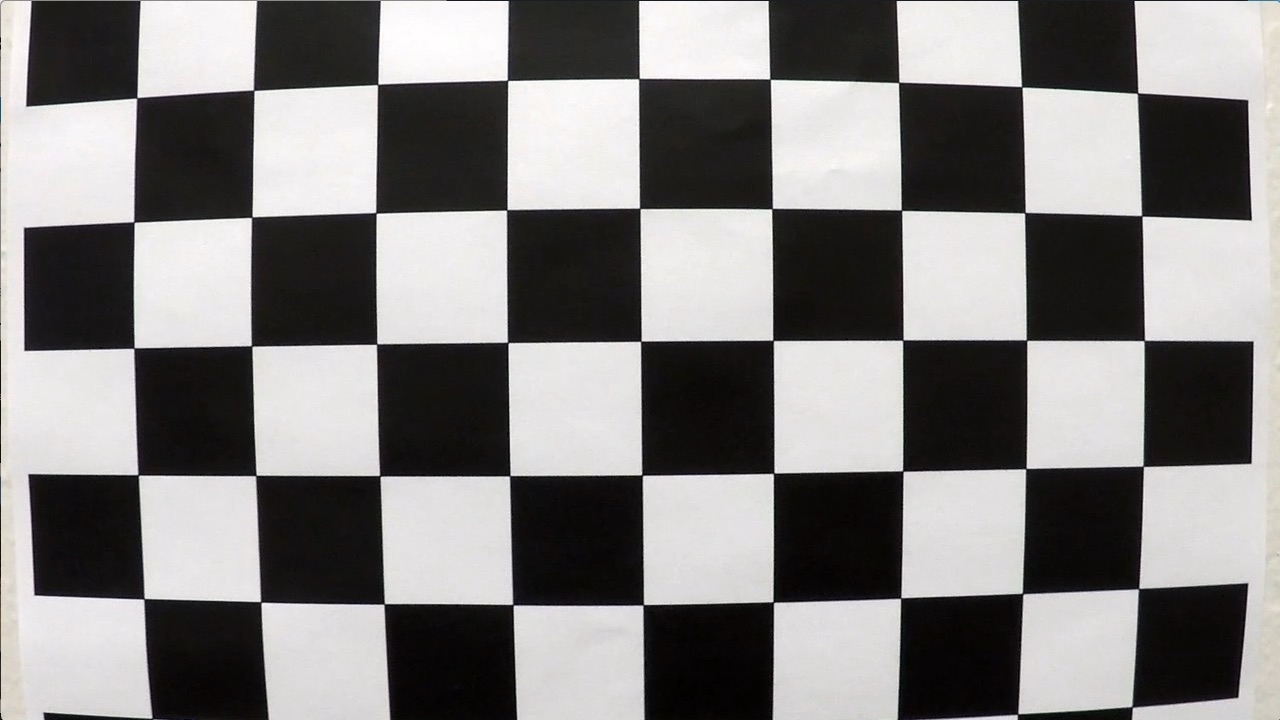
#> input picture advanced lane finding/camera_cal/calibration1.jpg, 1280 x 720 px; its folder holds 4 pictures in this run
$ jupyter execute --allow-errors Advanced_Lane_Finding.ipynb   (shell and % lines are left out)   (older library calls are emulated)
#> lines starting #> are read from the running program, lines starting #| are printed output that depends on the picture; after the words box and inside, x2 and y2 are one past the last pixel; in counts of white or black regions, pixels touching at a corner belong together
### advanced lane finding/Advanced_Lane_Finding.py
import glob
import os
import pickle
import cv2
import numpy as np
import matplotlib.pyplot as plt
import matplotlib.image as mpimg
from moviepy.editor import VideoFileClip

# store camera calibration parameters in ./camera_cal/calibrated_data.p
CALIBRATED_DATA_FILE = './camera_cal/calibrated_data.p'

class CameraCalibrator:
    def __init__(self, glob_regex, x_corners, y_corners, init_coef=True):


        # images used for camera calibration
        self.calibration_images = glob_regex

        # The number of horizontal corners in calibration images
        self.x_corners = x_corners

        # The number of vertical corners in calibration images
        self.y_corners = y_corners
        self.object_points = []
        self.image_points = []

        self.calibrated_data = {}
        if not init_coef:
            self.calibrate_via_chessboards()

        self.coef_loaded = False

    def calibrate_via_chessboards(self):

        object_point = np.zeros((self.x_corners * self.y_corners, 3), np.float32)
        object_point[:,:2] = np.mgrid[0:self.x_corners, 0:self.y_corners].T.reshape(-1, 2)

        for idx, file_name in enumerate(self.calibration_images):

            image = mpimg.imread(file_name)
            gray_image = cv2.cvtColor(image, cv2.COLOR_RGB2GRAY)
            ret, corners = cv2.findChessboardCorners(gray_image,(self.x_corners, self.y_corners),None)
            if ret:
                self.object_points.append(object_point)
                self.image_points.append(corners)

				# Draw and display the corners
                #cv2.drawChessboardCorners(gray_image, (9,6), corners, ret)
                #self.chessboards.append(gray_image)

        h, w = image.shape[:2]
        ret, mtx, dist, rvecs, tvecs = cv2.calibrateCamera(self.object_points, self.image_points, (w, h), None, None)

        self.calibrated_data = {'mtx': mtx, 'dist': dist}

        with open(CALIBRATED_DATA_FILE, 'wb') as f:
            pickle.dump(self.calibrated_data, file=f)

        self.coef_loaded = True

    # [13 lines left out: function undistort, not called in this run]

class Perspective_Transformer:

    def __init__(self, src_points, dest_points):

        self.src_points = src_points
        self.dest_points = dest_points

        self.M = cv2.getPerspectiveTransform(self.src_points, self.dest_points)
        self.M_inverse = cv2.getPerspectiveTransform(self.dest_points, self.src_points)

    # [104 lines left out: functions warp, unwarp, noise_reduction, binary_threshold_filter, binary_pipeline, not called in this run]

# Define a class to receive the characteristics of each line detection
class Line():
    def __init__(self):

        self.detected = False

        self.left_fit = None
        self.right_fit = None

        self.MAX_BUFFER_SIZE = 12
        self.IMAGE_HIGH = 720
        self.buffer_index = 0
        self.iter_counter = 0

        self.buffer_left = np.zeros((self.MAX_BUFFER_SIZE, self.IMAGE_HIGH))
        self.buffer_right = np.zeros((self.MAX_BUFFER_SIZE, self.IMAGE_HIGH))

        self.perspective = self.build_perspective_transformer()
        self.calibrator = self.build_camera_calibrator()

    def build_perspective_transformer(self):

        src = np.float32([[277, 670], [582, 457], [703, 457], [1046, 670]])
        dst = np.float32([[277, 670], [277,0], [1046,0], [1046,670]])

        perspective = Perspective_Transformer(src, dst)
        return perspective

    def build_camera_calibrator(self):

        glob_regex = glob.glob('./camera_cal/calibration*.jpg')
        calibrator = CameraCalibrator(glob_regex,9, 6, init_coef=False)
        return calibrator

    # [239 lines left out: functions init_lane_finder, recurrent_lane_finder, calculate_road_parameters, fill_lane_lines, merge_images, image_process_pipeline, not called in this run]

# [9 lines that do not run on import are left out]

### advanced lane finding/Advanced_Lane_Finding.ipynb
## Advanced Lane Finding Project

The goals / steps of this project are the following:
## Advance lane line finding pipeline
1. Camera calibration
2. Make undistorted image
3. Binarize image through color and gradient threshhold
4. Warp undistorted image
5. Use sliding window to find left and right lanes
6. Use buffer history found lanes to smooth the current lanes
7. Caculate the left and right lane curvatures and vehicle offset of the center of the lane
8. Unwarp processed image back and make movie

---
## Define CameraCalibrator class

[cell 1]
import numpy as np
import cv2
import os
import matplotlib.pyplot as plt
import matplotlib.image as mpimg
import glob
import pickle

# store camera calibration parameters in ./camera_cal/calibrated_data.p
CALIBRATED_DATA_FILE = './camera_cal/calibrated_data.p'

class CameraCalibrator:
    def __init__(self, glob_regex, x_corners, y_corners, init_coef=True):


        # images used for camera calibration
        self.calibration_images = glob_regex

        # The number of horizontal corners in calibration images
        self.x_corners = x_corners

        # The number of vertical corners in calibration images
        self.y_corners = y_corners
        self.object_points = []
        self.image_points = []
        self.chessboards = []
        self.calibrated_data = {}
        if not init_coef:
            self.calibrate_via_chessboards()

        self.coef_loaded = False


    def calibrate_via_chessboards(self):

        object_point = np.zeros((self.x_corners * self.y_corners, 3), np.float32)
        object_point[:,:2] = np.mgrid[0:self.x_corners, 0:self.y_corners].T.reshape(-1, 2)

        for idx, file_name in enumerate(self.calibration_images):
            image = mpimg.imread(file_name)
#> image is the input picture: shape (720, 1280, 3); mean R, G, B 130.1, 128.4, 127.8
            gray_image = cv2.cvtColor(image, cv2.COLOR_RGB2GRAY)
            ret, corners = cv2.findChessboardCorners(gray_image,(self.x_corners, self.y_corners),None)
#> ret = False; corners = None
            if ret:
                self.object_points.append(object_point)
                self.image_points.append(corners)

                # Draw and display the corners
                chessboard_image = np.copy(gray_image)
                cv2.drawChessboardCorners(chessboard_image, (9,6), corners, ret)
                self.chessboards.append(chessboard_image)

        h, w = image.shape[:2]
#> h = 720; w = 1280
        ret, mtx, dist, rvecs, tvecs = cv2.calibrateCamera(self.object_points, self.image_points, (w, h), None, None)

        self.calibrated_data = {'mtx': mtx, 'dist': dist}

        with open(CALIBRATED_DATA_FILE, 'wb') as f:
            pickle.dump(self.calibrated_data, file=f)

        self.coef_loaded = True

    def undistort(self, image):

        if not os.path.exists(CALIBRATED_DATA_FILE):
            raise Exception('Camera calibration data file does not exist at ' + CALIBRATED_DATA_FILE)

        if not self.coef_loaded:

            with open(CALIBRATED_DATA_FILE, 'rb') as fname:
                self.calibrated_data = pickle.load(file=fname)

            self.coef_loaded = True

        return cv2.undistort(image, self.calibrated_data['mtx'], self.calibrated_data['dist'],None, self.calibrated_data['mtx'])

##  Compute the camera calibration matrix and distortion coefficients given a set of chessboard images.
1. Class CameraCalibrator has construntor,calibrate_via_chessboards,and undistort method.
2. I use cv2.findChessboardCorners to find inner coners in chessboard and use cv2.calibrateCamera to get calibration matix and distortion coefficients.

[cell 2]
# Use glob to get a list of calibration images
calibration_images = glob.glob('./camera_cal/calibration*.jpg')

# Here init_coef  set false to call calibrate_via_chessboards() at first time
# and store  calibration matix and distortion coefficients in './camera_cal/calibrated_data.p'
calibrator = CameraCalibrator(calibration_images, 9, 6, init_coef = False)

[cell 3]
# Display the chessboard with 9X6 corners drawn
plt.figure(figsize=(10,5))
#> (the rest of this cell did not finish here and is left out)

## Apply a distortion correction to raw images.

[cell 4]
# Take example distorted image and undistort it using saved camera coefficients
distorted_image = './test_images/test4.jpg'
distorted_image = cv2.imread(distorted_image)
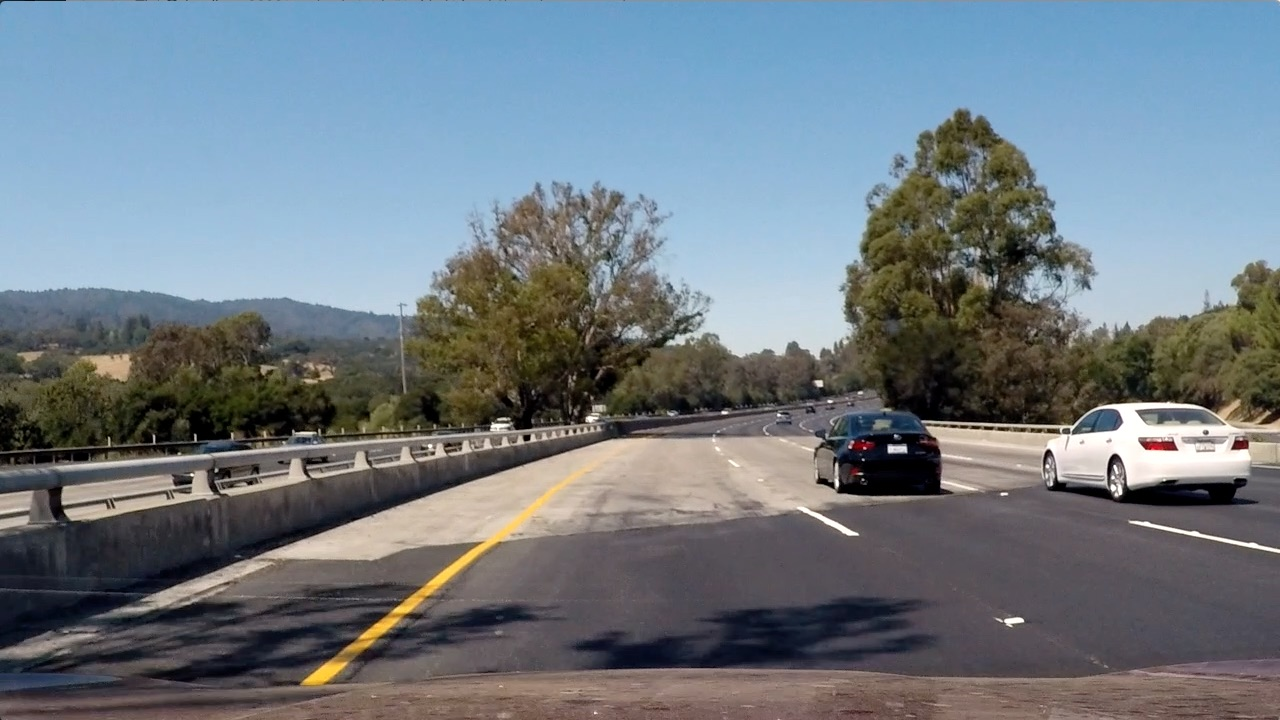
#> input picture advanced lane finding/test_images/test4.jpg, 1280 x 720 px
#> distorted_image is the input picture: shape (720, 1280, 3); mean B, G, R 130.9, 122.7, 112.2
undistorted_image = calibrator.undistort(distorted_image)

# Display both distorted and undistorted images
plt.figure(figsize=(12,7))
plt.subplot(1, 2, 1)
plt.title('Distorted test4.jpg')
plt.imshow(distorted_image)

plt.subplot(1, 2, 2)
plt.imshow(undistorted_image)
plt.title('Undistorted test4.jpg')

plt.show()

[cell 5]
UNDIST_IMAGES_LOCATION = './output_images/test_images_undistorted/'
TEST_IMAGES_LOCATION = './test_images/'
images_loc = os.listdir(TEST_IMAGES_LOCATION)

for image_loc in images_loc:
    corred_image_file = UNDIST_IMAGES_LOCATION + image_loc
    distorted_image_location = TEST_IMAGES_LOCATION + image_loc
    distorted_image_location = cv2.imread(distorted_image_location)
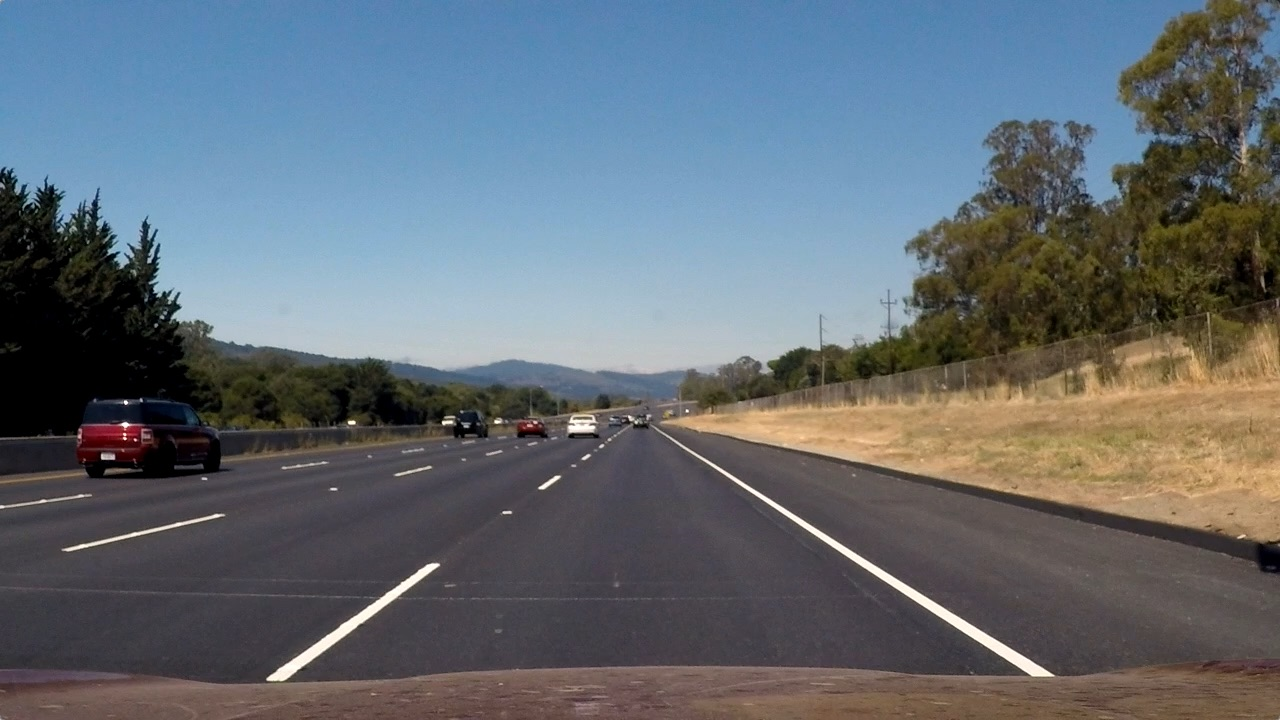
#> input picture advanced lane finding/test_images/straight_lines2.jpg, 1280 x 720 px
#> distorted_image_location is the input picture: shape (720, 1280, 3); mean B, G, R 115.1, 107.7, 99.4
    corrected_image = calibrator.undistort(distorted_image_location)
    cv2.imwrite(corred_image_file, corrected_image)

## Apply a perspective transform to warp the image ("birds-eye view").

On test_images/straight_lines2.jpg, I choose the 4 points [277, 670], [582, 457], [703, 457], [1046, 670] to get perspectivet_ransformer; following lines are 4 step pipeline to do it .
1. define 4 source points src = np.float32([[277, 670], [582, 457], [703, 457], [1046, 670]])
2. define 4 destination points dst = np.float32([[277, 670], [277,0], [1046,0], [1046,670]])
3. use cv2.getPerspectiveTransform() to get M, the transform matrix
4. use cv2.warpPerspective() to warp your image to a top-down view

[cell 6]

def warp(img):

    img_size = (img.shape[1],img.shape[0])

    corners = np.float32([[277, 670], [582, 457], [703, 457], [1046, 670]])

    src = np.float32([corners[0], corners[1], corners[2], corners[3]])
    dst = np.float32([[277, 670], [277,0], [1046,0], [1046,670]])
    M = cv2.getPerspectiveTransform(src, dst)
    Minv = cv2.getPerspectiveTransform(dst, src)
    warped = cv2.warpPerspective(img, M, img_size, flags=cv2.INTER_LINEAR)
    return warped, M, Minv

#
fname = 'test_images/straight_lines2.jpg'
image = mpimg.imread(fname)
undistorted_image = calibrator.undistort(image)
cv2.imwrite('test_images/straight_lines2_undistorted.png',undistorted_image, [int( cv2.IMWRITE_JPEG_QUALITY), 95])

# Choose
pts = np.array([[277, 670], [582, 457], [703, 457], [1046, 670]], np.int32)
pts = pts.reshape((-1,1,2))
imd = np.copy(undistorted_image)
imd = cv2.polylines(imd,[pts],True,(255,0,0),2)
#> imd: shape (720, 1280, 3); mean R, G, B 101.5, 108.9, 116.5

binary_warped, perspective_M, Minv  = warp(imd)

plt.figure(figsize=(12, 7))

plt.subplot(1, 2, 1)
plt.axis('off')
plt.title('Undistorted straight_lines2.jpg' ,fontsize=20)
plt.imshow(imd)

plt.subplot(1, 2, 2)
plt.axis('off')
plt.title('Binarized straight_lines2.jpg', fontsize=20)
plt.imshow(binary_warped,cmap='gray')
plt.subplots_adjust(left=0., right=1, top=0.9, bottom=0.)
plt.show()

## Use color transforms, gradients, etc., to create a thresholded binary image.
We use the following two threshhold binary filters:
1. Apply Sobel operator in X direction
2. Convert image to HLS color space, and use the L and S channel threshhold to filter cause HLS scheme is more reliable when it comes to find out lane lines

[cell 7]

# This method is used to reduce the noise of binary images.
def noise_reduction(image, threshold=4):
    k = np.array([[1, 1, 1],
                  [1, 0, 1],
                  [1, 1, 1]])
    nb_neighbours = cv2.filter2D(image, ddepth=-1, kernel=k)
    image[nb_neighbours < threshold] = 0
    return image

def binary_threshold_filter(channel, thresh = (200, 255), on = 1):
    binary = np.zeros_like(channel)
    binary[(channel > thresh[0]) & (channel <= thresh[1])] = on
    return binary

def binary_pipeline(image,
					hls_s_thresh = (170,255),
					hls_l_thresh = (30,255),
					hls_h_thresh = (15,100),
					sobel_thresh=(20,255),
					mag_thresh=(70,100),
					dir_thresh=(0.8,0.9),
					r_thresh=(150,255),
					u_thresh=(140,180),
					sobel_kernel=3):

    # Make a copy of the source iamge
#> called with hls_s_thresh = (170, 255), hls_l_thresh = (30, 255), hls_h_thresh = (15, 100), sobel_thresh = (20, 255), mag_thresh = (70, 100), dir_thresh = (0.8, 0.9), r_thresh = (150, 255), u_thresh = (140, 180)
    image_copy = np.copy(image)

    gray = cv2.cvtColor(image_copy, cv2.COLOR_RGB2GRAY)

    r_thresh = (150,255)
	# RGB colour
    R = image_copy[:,:,0]
    G = image_copy[:,:,1]
    B = image_copy[:,:,2]
    rbinary = binary_threshold_filter(R, r_thresh)
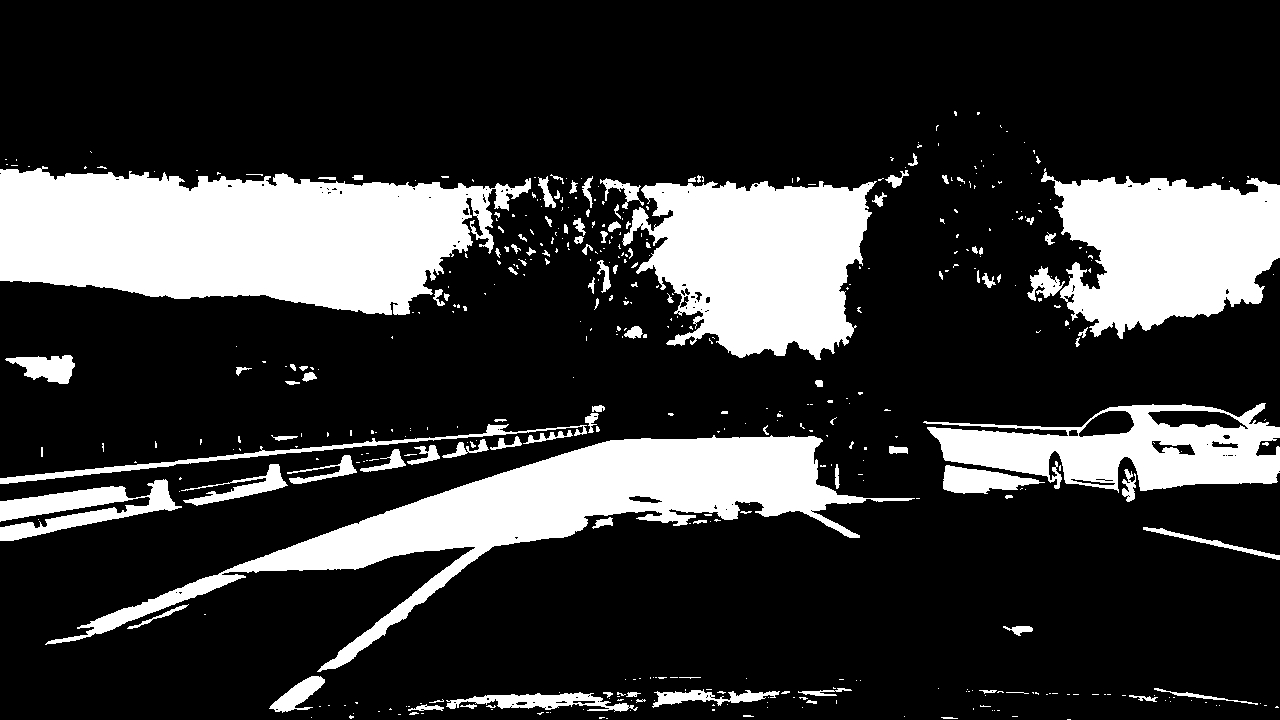
#> rbinary: shape (720, 1280); values 0 (black) and 1 (white), 21.4% white; 467 white regions (353 under 20 px), largest, box (x1, y1, x2, y2) and area: (0, 166, 531, 315) 54977, (45, 435, 915, 672) 41134, (622, 181, 877, 360) 31123

    u_thresh = (140,180)
    # YUV colour
    yuv = cv2.cvtColor(image_copy, cv2.COLOR_RGB2YUV)
#> yuv: shape (720, 1280, 3); mean of channels 0, 1, 2 121.1, 133, 120.8
    Y = yuv[:,:,0]
    U = yuv[:,:,1]
    V = yuv[:,:,2]
    ubinary = binary_threshold_filter(U, u_thresh)
#> ubinary: shape (720, 1280); values 0 (black) and 1 (white), 33% white; 20 white regions (12 under 20 px), largest, box (x1, y1, x2, y2) and area: (0, 0, 1280, 283) 302475, (848, 414, 919, 439) 844, (1099, 414, 1127, 430) 336

    # Convert RGB image to HLS color space.
    # HLS more reliable when it comes to find out lane lines
    hls = cv2.cvtColor(image_copy, cv2.COLOR_RGB2HLS)
#> hls: shape (720, 1280, 3); mean of channels 0, 1, 2 81.2, 121.9, 71.2
    s_channel = hls[:, :, 2]
    l_channel = hls[:, :, 1]
    h_channel = hls[:, :, 0]
    # We generated a binary image using S component of our HLS color scheme and provided S,L,H threshold
    s_binary = binary_threshold_filter(s_channel,hls_s_thresh)
#> s_binary: shape (720, 1280); values 0 (black) and 1 (white), 2.1% white; 725 white regions (606 under 20 px), largest, box (x1, y1, x2, y2) and area: (1075, 405, 1278, 485) 4531, (407, 469, 587, 604) 1593, (839, 465, 942, 496) 1142
    l_binary = binary_threshold_filter(l_channel,hls_l_thresh)
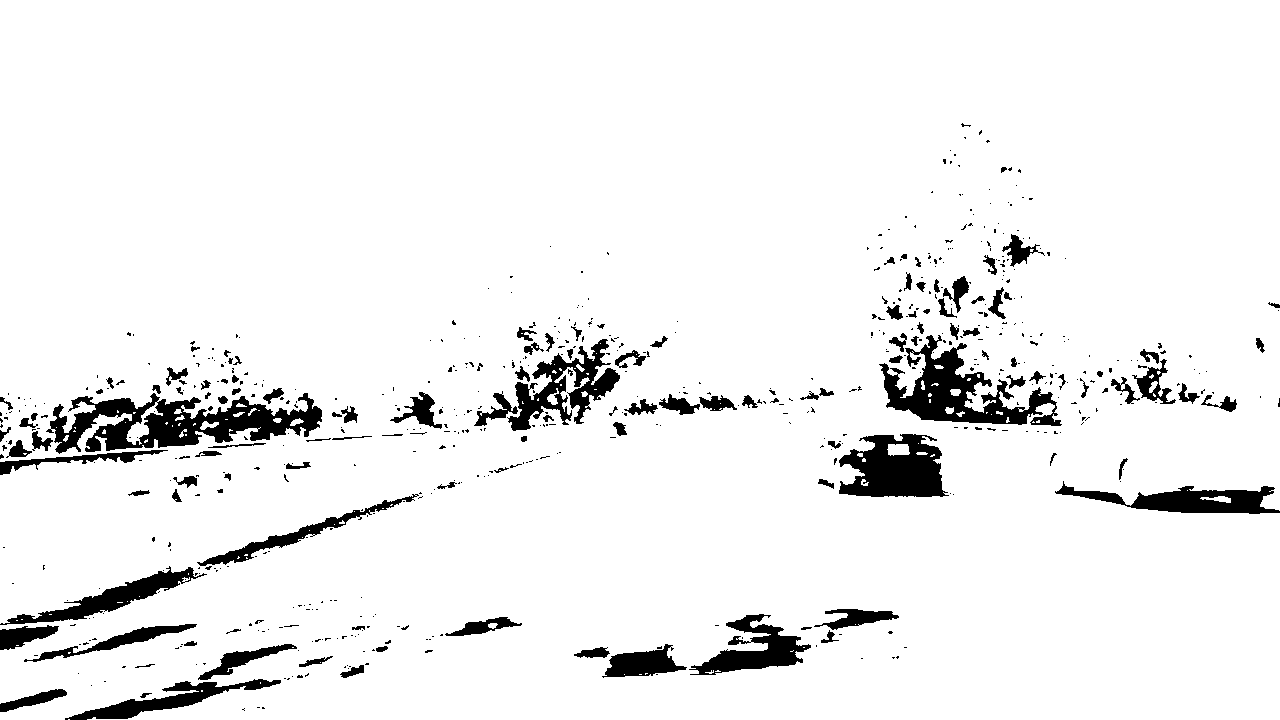
#> l_binary: shape (720, 1280); values 0 (black) and 1 (white), 93.8% white; 643 black regions (513 under 20 px), largest, box (x1, y1, x2, y2) and area: (46, 393, 322, 454) 8052, (879, 335, 1062, 426) 6142, (839, 434, 949, 497) 4797
    h_binary = binary_threshold_filter(h_channel,hls_h_thresh)
#> h_binary: shape (720, 1280); values 0 (black) and 1 (white), 21.6% white; 576 white regions (484 under 20 px), largest, box (x1, y1, x2, y2) and area: (0, 191, 807, 482) 92048, (794, 104, 1280, 472) 78964, (265, 455, 609, 712) 12796

    # We apply Sobel operator in X,Y direction and calculate scaled derivatives.
    sobelx = cv2.Sobel(gray, cv2.CV_64F, 1, 0, ksize=sobel_kernel)
#> (the rest of the program and of its run is left out)
